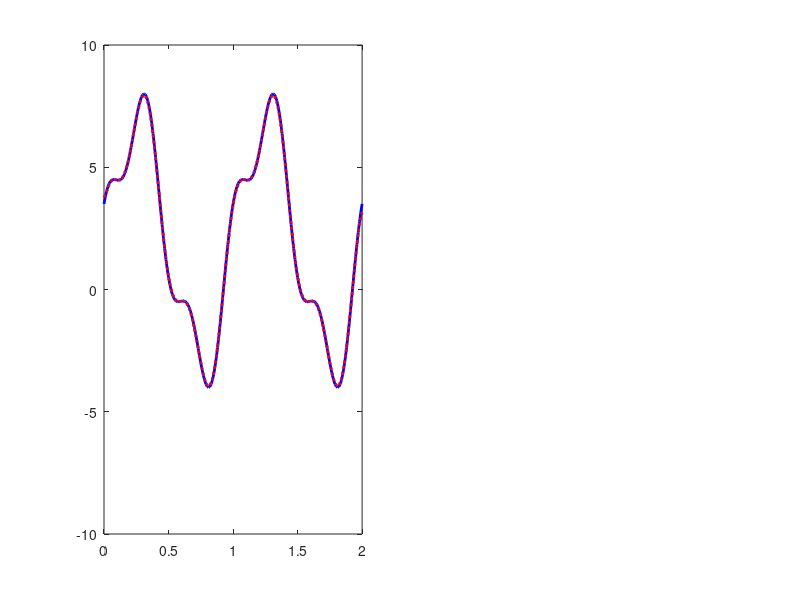

Here is the MATLAB script that generated this plot: (Note: this script raises an error after producing the figure.)
%% Laboratory Work 1 - Part P: Graphical representation of signals (Variant 5)
clear; clc; close all;

%% 1. Generate Sample Signal Data (Simulating Task 3 of Laboratory Work 2)
% Time vector
t = 0:0.01:2;

% Original signal (e.g., noisy sine wave)
signal_orig = 5 * sin(2 * pi * t) + 1.5 * cos(6 * pi * t) + 2;

% Filtered signal (e.g., smoothed signal)
signal_filt = movmean(signal_orig, 5);

% Threshold values
U1 = 3.5;
U2 = -1.5;

%% 2. Create Figure with Horizontal Layout
figure('Name', 'Preparation of 2D Graphics - Part P', 'NumberTitle', 'off');

% --- Graph (a): Original and Filtered Signals with Thresholds ---
subplot(1, 2, 1); % Requirement 1: Horizontal arrangement (1 row, 2 columns)

% Solid line for original signal, width 2
plot(t, signal_orig, 'b-', 'LineWidth', 2, 'DisplayName', 'Original Signal'); 
hold on;

% Dotted line for filtered signal, width 2
plot(t, signal_filt, 'r:', 'LineWidth', 2, 'DisplayName', 'Filtered Signal'); 

% Horizontal line for U1 threshold
yline(U1, 'k--', 'LineWidth', 1.5, 'DisplayName', sprintf('Threshold U_1 = %.1f', U1));

% Requirement 4: Purple dashed line for U2 threshold
yline(U2, 'm--', 'LineWidth', 1.5, 'DisplayName', sprintf('Threshold U_2 = %.1f', U2));

hold off;
grid on;
title('a) Original vs Filtered Signal with Thresholds');
xlabel('Time [s]');
ylabel('Voltage [V]');
% Requirement 6: Legend in upper-right corner
legend('Location', 'northeast'); 

% Set limits so all data and threshold lines are clearly visible
ylim([min([signal_orig, U2]) - 1, max([signal_orig, U1]) + 1]);


% --- Graph (b): Discrete Signal > U1, Max/Min Markers ---
subplot(1, 2, 2); % Right plot[cite: 11]

% Filter values exceeding threshold U1[cite: 11]
t_exceed = t;
signal_exceed = signal_orig;
signal_exceed(signal_orig <= U1) = NaN; % Hide values below or equal to U1

% Discrete signal format (stem plot) for values exceeding U1[cite: 11]
stem(t_exceed, signal_exceed, 'filled', 'MarkerFaceColor', [0.2 0.6 0.8], ...
     'LineWidth', 1.5, 'DisplayName', 'Signal > U_1');
hold on;

% Threshold U1 reference line
yline(U1, 'k--', 'LineWidth', 1.5, 'DisplayName', sprintf('Threshold U_1 = %.1f', U1));

% Find Global Maximum and Minimum of the original signal[cite: 11]
[max_val, max_idx] = max(signal_orig);
[min_val, min_idx] = min(signal_orig);

% Requirement 5: Maximum voltage using green circle marker (size 9)[cite: 11]
plot(t(max_idx), max_val, 'go', 'MarkerSize', 9, 'MarkerFaceColor', 'g', ...
     'LineWidth', 1.5, 'DisplayName', sprintf('Max Voltage (%.2f V)', max_val));

% Minimum voltage marker[cite: 11]
plot(t(min_idx), min_val, 'ro', 'MarkerSize', 9, 'MarkerFaceColor', 'r', ...
     'LineWidth', 1.5, 'DisplayName', sprintf('Min Voltage (%.2f V)', min_val));

hold off;
grid on;
title('b) Discrete Values > U_1 with Max/Min Markers');
xlabel('Time [s]');
ylabel('Voltage [V]');
% Requirement 6: Legend in upper-right corner[cite: 11]
legend('Location', 'northeast');

% Axis limits ensuring all points are fully visible[cite: 11]
ylim([min(signal_orig) - 1, max(signal_orig) + 1]);
